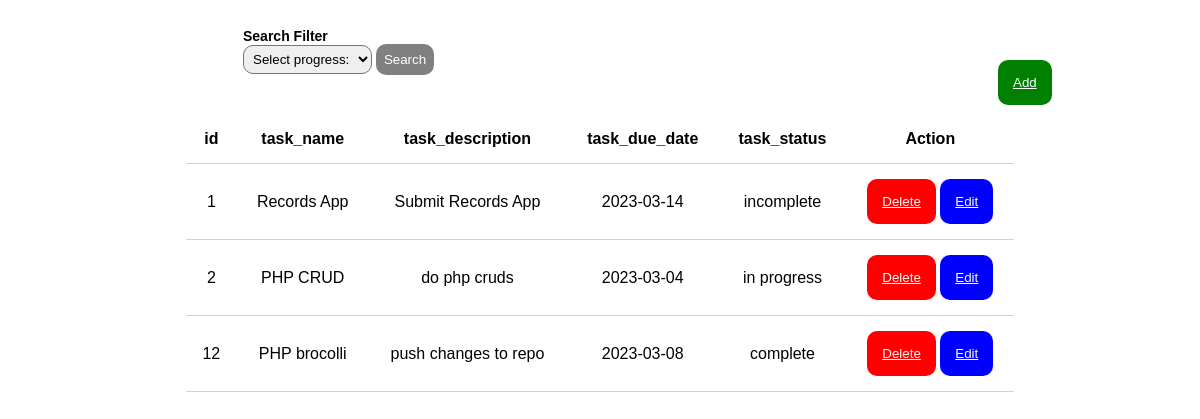
Before: / with the older database file.
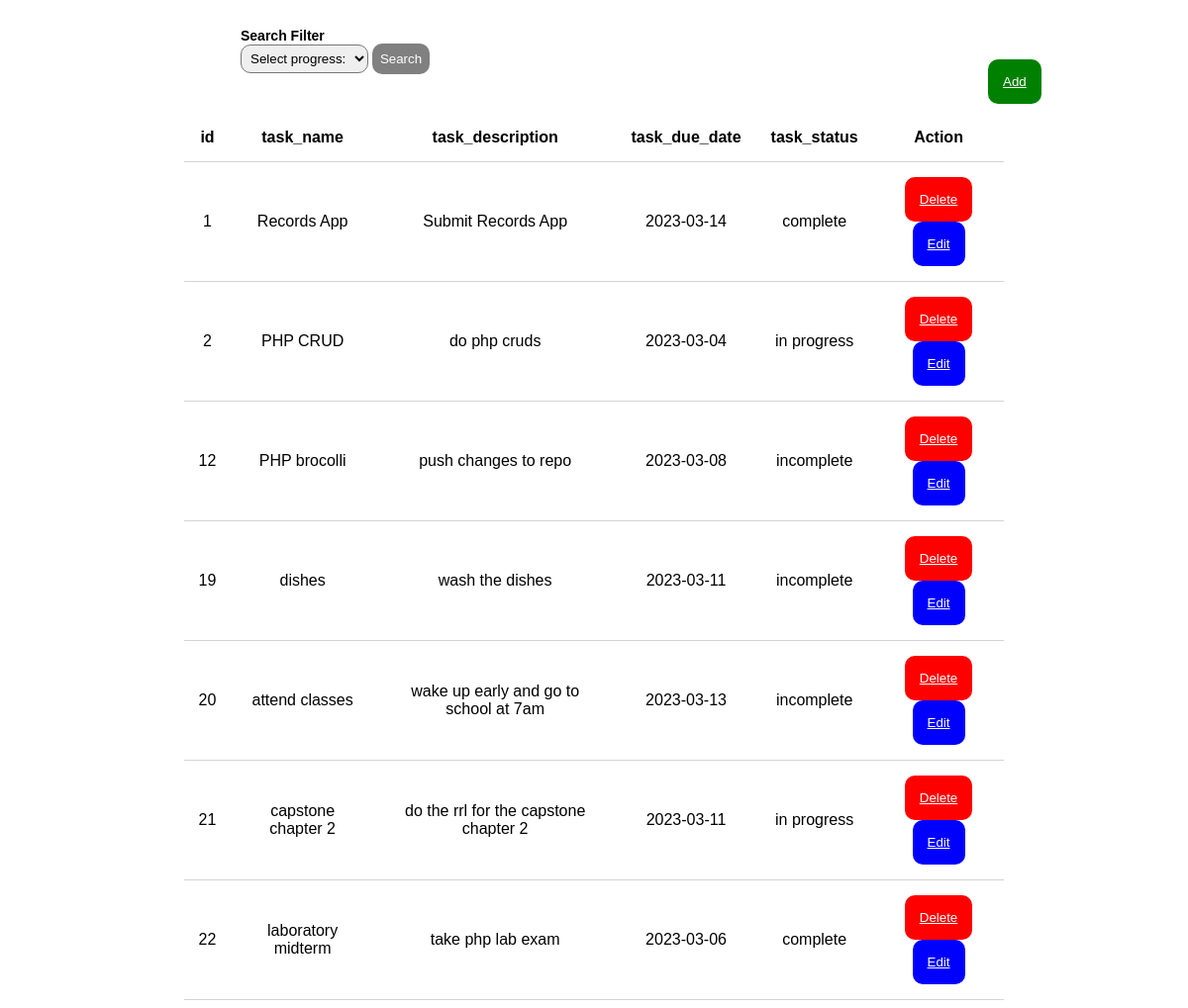
After: the same page with the newer database file.
### tables this page shows
CREATE TABLE `tasks` (
  `id` int NOT NULL AUTO_INCREMENT,
  `task_name` varchar(255) DEFAULT NULL,
  `task_description` varchar(255) DEFAULT NULL,
  `task_due_date` date DEFAULT NULL,
  `task_status` enum('incomplete','in progress','complete') DEFAULT NULL,
  PRIMARY KEY (`id`)
);

### index.php (the view, shortened to what this page needs)
<?php
	include "connection.php";
    if(isset($_POST['search'])){
    	$status = ($_POST['task_status']);
    	$filter_tasks = mysqli_query($conn, "SELECT * FROM tasks WHERE task_status='" . $status . "'");
    	$task = array();
			if(mysqli_num_rows($filter_tasks) > 0){
	    		while($row = mysqli_fetch_assoc($filter_tasks)){
	        		$task[] = $row;
    			}
    		}
    		echo "
    		<table class='table'>
    			<thead>
    			<tr>
    			 	<th>id</th>
    			 	<th>task_name</th>
    			 	<th>task_description</th>
    			 	<th>task_due_date</th>
    			 	<th>task_status</th>
    			 	<th> Action </th>
    			</tr>
    		</thead>
    		<tbody>";
    			foreach($task as $tasks){
	    			echo"<tr>";
	    			echo "<td> ". $tasks['id'] . "</td>";
			        echo "<td> ". $tasks['task_name'] . "</td>";
			        echo "<td> ". $tasks['task_description'] . "</td>";
			        echo "<td> ". $tasks['task_due_date'] . "</td>";
			        echo "<td> ". $tasks['task_status'] . "</td>";
			        echo "<td>
		            	<a href='delete.php?id=".$tasks['id']."'>
		            	<button type = 'submit' class='delete'> Delete</button></a>
		            	<a href ='edit.php?id=".$tasks['id']."'>
		            	<button type = 'submit' class='edit'> Edit</button></td></a>
		            </tr>";
		            echo "</tbody>";
    			}
    		}
    else {
    	$query = mysqli_query($conn, "SELECT * FROM tasks");
		$tasks = array();
			if(mysqli_num_rows($query) > 0){
		    	while($row = mysqli_fetch_assoc($query)){
	        		$tasks[] = $row;
    			}
    		}
    		echo "
    		<table class='table'>
    			<thead>
    			<tr>
    			 	<th>id</th>
    			 	<th>task_name</th>
    			 	<th>task_description</th>
    			 	<th>task_due_date</th>
    			 	<th>task_status</th>
    			 	<th> Action </th>
    			</tr>
    		</thead>
    		<tbody>";
    			foreach($tasks as $task){
	    			echo"<tr>";
	    			echo "<td> ". $task['id'] . "</td>";
			        echo "<td> ". $task['task_name'] . "</td>";
			        echo "<td> ". $task['task_description'] . "</td>";
			        echo "<td> ". $task['task_due_date'] . "</td>";
			        echo "<td> ". $task['task_status'] . "</td>";
			        echo "<td>
		            	<button type = 'submit' class='delete'> <a style ='color: white;' href='delete.php?id=".$task['id']."'>Delete</a></a></button>
		            	<button type = 'submit' class='edit'> <a style ='color: white;' href ='edit.php?id=".$task['id']."'>Edit</a></button>
		            	</td>
		            </tr>";
		            echo "</tbody>";
    			}
    		}
?>
<body style='font: 14px sans-serif; padding-top: 20px;'> <link rel='stylesheet' href='styles.css'>
	<form action="<?php $_SERVER['PHP_SELF']; ?>" method = "post">
	<div class="container">
	<div class="search" style="margin-left: 235px; margin-bottom: 20px; float: left; width: 210px;">
    	<b>Search Filter<br></b>
	    <select id = "task_status" name = "task_status">
	    <option value="none" selected disabled hidden>Select progress:</option>
	    <br><br>
		</select>
		<button type="submit" class="searchbtn" name="search" id="search" style="background-color: grey; padding: 8px; border-radius: 10px; color: white; border: none;"> Search</button>
	</div>
	<button type = 'submit' class='add' style="margin-bottom: 10px; margin-top: -35px;"><a style="color:white;" href ='add.php'>Add</button></a>
	</form>

### styles.css (style rules this page uses)
.table { padding: 15px; width: 70%; margin-left: auto; margin-right: auto; text-align: center; border-collapse: collapse; }
th, td { border-bottom: 1px solid lightgray; padding: 15px; }
.add { padding: 15px; border: none; margin-left: 990px; text-decoration: none; color: white; background-color: green; border-radius: 10px; }
.edit { padding: 15px; border: none; color: white; text-decoration: none; background-color: blue; border-radius: 10px; }
.delete { padding: 15px; border: none; text-decoration: none; color: white; background-color: red; border-radius: 10px; }
#task_status { padding: 5px; border-radius: 10px; }

Changed rows visible on the page:
changed tasks "Records App": task_status "incomplete" → "complete"
changed tasks "PHP brocolli": task_status "complete" → "incomplete"
added tasks: id "19", task_name "dishes", task_description "wash the dishes", task_due_date "2023-03-11", task_status "incomplete"
added tasks: id "20", task_name "attend classes", task_description "wake up early and go to school at 7am", task_due_date "2023-03-13", task_status "incomplete"
added tasks: id "21", task_name "capstone chapter 2", task_description "do the rrl for the capstone chapter 2", task_due_date "2023-03-11", task_status "in progress"
added tasks: id "22", task_name "laboratory midterm", task_description "take php lab exam", task_due_date "2023-03-06", task_status "complete"
